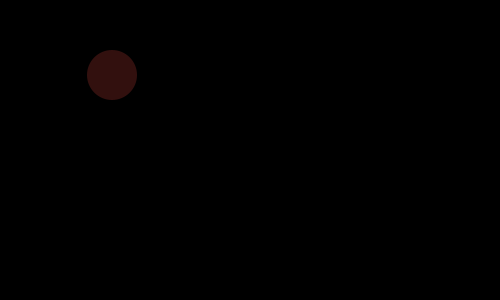
Frame 1 (no input)
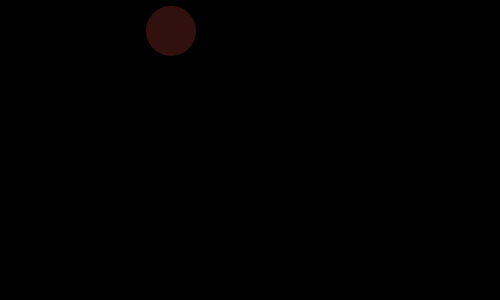
Frame 60 (the mouse pressed at the canvas centre just before this capture)
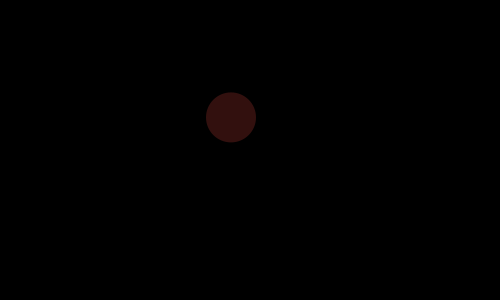
Frame 120 (the mouse held since frame 60 and released just before this capture)

The Processing sketch that drew these frames (run headless with seeded random() and noise(); from frame 60 on, the mouse is pressed at the canvas centre):

// Processing sketch: processing_137741
// ── processing_137741.pde

float px, py, px2, py2;
float angle, angle2;
float radius = 50;
float frequency = 2;
float frequency2 = 2;
float x, x2;

// used to create font
PFont myFont;

void setup(){
  size(500, 300);
  // generate processing font from system font
  ;
}

void draw(){
  background (0);
  noStroke();
  fill(0);
  ellipse(width/8, 75, radius*2, radius*2);
  // rotates rectangle around circle
  px = width/8 + cos(radians(angle))*(radius);
  py = 75 + sin(radians(angle))*(radius);
  rectMode(CENTER);
  fill(0);
  //draw rectangle
  ;
  stroke(0);
  
  stroke(0);

  //line(width/8, 75, px, py); keep reinitializing to 0, to avoid
  // flashing during redrawing
  angle2 = 0;

  // draw static curve - y = sin(x)
  for (int i = 0; i< width; i++){
    px2 = width/8 + cos(radians(angle2))*(radius);
    py2 = 75 + sin(radians(angle2))*(radius);
    point(width/8+radius+i, py2);
    angle2 -= frequency2;
  }

  // send small ellipse along sine curve
  // to illustrate relationship of circle to wave
  noStroke();
  fill(255,80,70,50);
  ellipse(width/8+radius+x, py, 50, 50);
  angle -= frequency;
  x+=1;

  // when little ellipse reaches end of window
  // reinitialize some variables
  if (x>= width-60) {
    x = 0;
    angle = 0;
  }

  // draw dynamic line connecting circular
  // path with wave
  stroke(0);
 

 
}
 
